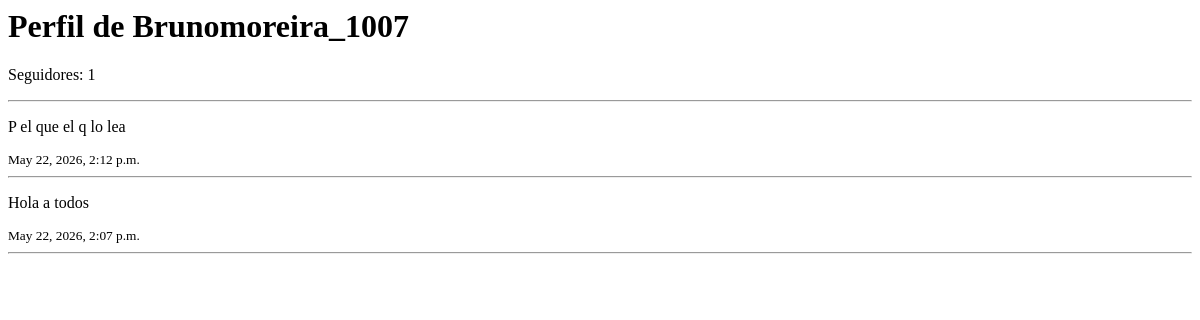
Page /perfil/Brunomoreira_1007/ on the earlier database version.
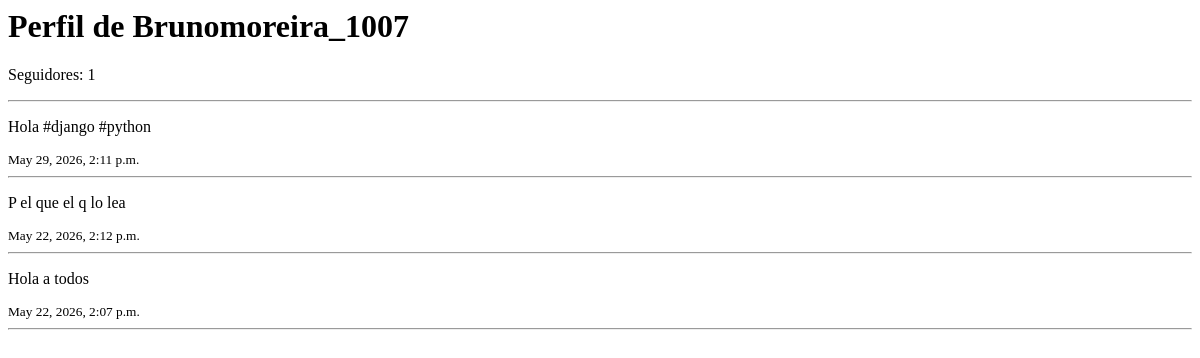
Same page on the later database version.
### app/models.py (models this page shows, shortened)
class Post(models.Model):
    usuario = models.ForeignKey(User, on_delete=models.CASCADE)
    contenido = models.TextField(max_length=280)
    fecha_creacion = models.DateTimeField(auto_now_add=True)

### app/views.py (the view)
# urls.py: path('perfil/<str:username>/', views.perfil, name='perfil'),
def perfil(request, username):
    usuario = User.objects.get(username=username)
    posts = Post.objects.filter(usuario=usuario).order_by('-fecha_creacion')
    ya_sigue = False
    if request.user.is_authenticated:
        ya_sigue = Follow.objects.filter(
            seguidor=request.user,
            seguido=usuario
        ).exists()
    return render(request, 'perfil.html', {
        'usuario_perfil': usuario,
        'posts': posts,
        'ya_sigue': ya_sigue
    })

### app/templates/perfil.html (shortened to what this page needs)
<h1>Perfil de {{ usuario_perfil.username }}</h1>
<p>
    Seguidores:
    {{ usuario_perfil.seguidores.count }}
</p>
<hr>
{% for post in posts %}
    <p>{{ post.contenido }}</p>
    <small>{{ post.fecha_creacion }}</small>
    <hr>
{% endfor %}

Differences in the rows shown:
added Post: contenido "Hola #django #python", fecha_creacion "May 29, 2026, 2:11 p.m."
